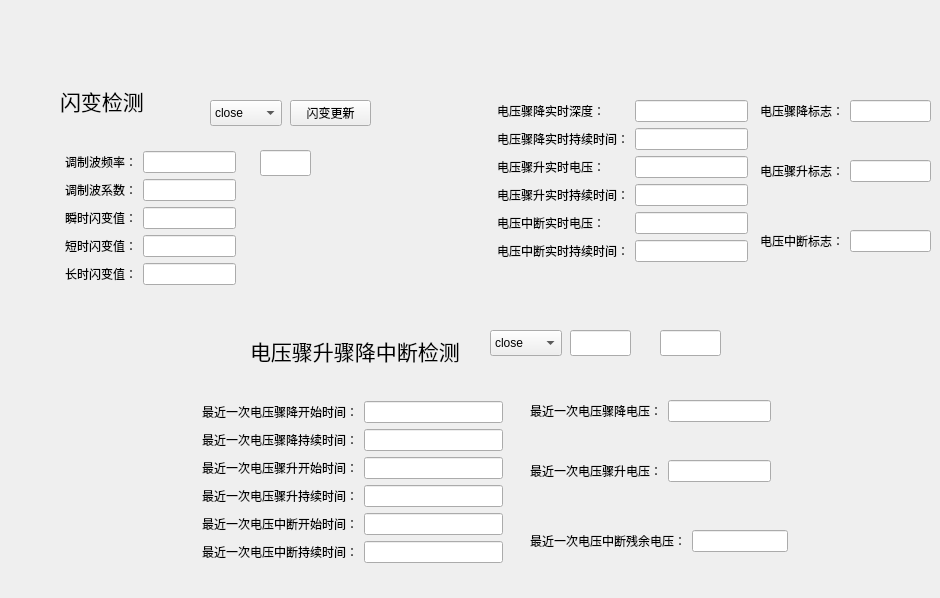
   <widget class="QWidget" name="tab_6">
    <attribute name="title">
     <string>C相其他量</string>
    </attribute>
    <widget class="QWidget" name="layoutWidget_48">
     <property name="geometry">
      <rect>
       <x>760</x>
       <y>160</y>
       <width>171</width>
       <height>31</height>
      </rect>
     </property>
     <layout class="QFormLayout" name="formLayout_26">
      <item row="0" column="1">
       <widget class="QLineEdit" name="C_V_Swell_Flag"/>
      </item>
      <item row="0" column="0">
       <widget class="QLabel" name="label_242">
        <property name="text">
         <string>电压骤升标志：</string>
        </property>
       </widget>
      </item>
     </layout>
    </widget>
    <widget class="QPushButton" name="C_flicker_updateButton">
     <property name="geometry">
      <rect>
       <x>290</x>
       <y>100</y>
       <width>81</width>
       <height>26</height>
      </rect>
     </property>
     <property name="text">
      <string>闪变更新</string>
     </property>
    </widget>
    <widget class="QWidget" name="layoutWidget_49">
     <property name="geometry">
      <rect>
       <x>497</x>
       <y>100</y>
       <width>251</width>
       <height>188</height>
      </rect>
     </property>
     <layout class="QFormLayout" name="formLayout_27">
      <item row="0" column="0">
       <widget class="QLabel" name="label_243">
        <property name="text">
         <string>电压骤降实时深度：</string>
        </property>
       </widget>
      </item>
      <item row="0" column="1">
       <widget class="QLineEdit" name="C_V_Dip_Depth"/>
      </item>
      <item row="1" column="0">
       <widget class="QLabel" name="label_244">
        <property name="text">
         <string>电压骤降实时持续时间：</string>
        </property>
       </widget>
      </item>
      <item row="1" column="1">
       <widget class="QLineEdit" name="C_V_Dip_Time"/>
      </item>
      <item row="2" column="0">
       <widget class="QLabel" name="label_245">
        <property name="text">
         <string>电压骤升实时电压：</string>
        </property>
       </widget>
      </item>
      <item row="2" column="1">
       <widget class="QLineEdit" name="C_V_Swell"/>
      </item>
      <item row="3" column="0">
       <widget class="QLabel" name="label_246">
        <property name="text">
         <string>电压骤升实时持续时间：</string>
        </property>
       </widget>
      </item>
      <item row="3" column="1">
       <widget class="QLineEdit" name="C_V_Swell_Time"/>
      </item>
      <item row="4" column="0">
       <widget class="QLabel" name="label_247">
        <property name="text">
         <string>电压中断实时电压：</string>
        </property>
       </widget>
      </item>
      <item row="4" column="1">
       <widget class="QLineEdit" name="C_V_Interrupt"/>
      </item>
      <item row="5" column="0">
       <widget class="QLabel" name="label_248">
        <property name="text">
         <string>电压中断实时持续时间：</string>
        </property>
       </widget>
      </item>
      <item row="5" column="1">
       <widget class="QLineEdit" name="C_V_Interrupt_Time"/>
      </item>
     </layout>
    </widget>
    <widget class="QWidget" name="layoutWidget_50">
     <property name="geometry">
      <rect>
       <x>530</x>
       <y>400</y>
       <width>241</width>
       <height>31</height>
      </rect>
     </property>
     <layout class="QFormLayout" name="formLayout_28">
      <item row="0" column="1">
       <widget class="QLineEdit" name="C_Last_V_Dip_Depth"/>
      </item>
      <item row="0" column="0">
       <widget class="QLabel" name="label_249">
        <property name="text">
         <string>最近一次电压骤降电压：</string>
        </property>
       </widget>
      </item>
     </layout>
    </widget>
    <widget class="QWidget" name="layoutWidget_51">
     <property name="geometry">
      <rect>
       <x>530</x>
       <y>530</y>
       <width>258</width>
       <height>31</height>
      </rect>
     </property>
     <layout class="QFormLayout" name="formLayout_29">
      <item row="0" column="1">
       <widget class="QLineEdit" name="C_Last_V_Interrupt"/>
      </item>
      <item row="0" column="0">
       <widget class="QLabel" name="label_250">
        <property name="text">
         <string>最近一次电压中断残余电压：</string>
        </property>
       </widget>
      </item>
     </layout>
    </widget>
    <widget class="QWidget" name="layoutWidget_52">
     <property name="geometry">
      <rect>
       <x>530</x>
       <y>460</y>
       <width>241</width>
       <height>31</height>
      </rect>
     </property>
     <layout class="QFormLayout" name="formLayout_30">
      <item row="0" column="1">
       <widget class="QLineEdit" name="C_Last_V_Swell"/>
      </item>
      <item row="0" column="0">
       <widget class="QLabel" name="label_251">
        <property name="text">
         <string>最近一次电压骤升电压：</string>
        </property>
       </widget>
      </item>
     </layout>
    </widget>
    <widget class="QComboBox" name="C_flicker_comboBox">
     <property name="geometry">
      <rect>
       <x>210</x>
       <y>100</y>
       <width>72</width>
       <height>26</height>
      </rect>
     </property>
     <item>
      <property name="text">
       <string>close</string>
      </property>
     </item>
     <item>
      <property name="text">
       <string>open</string>
      </property>
     </item>
    </widget>
    <widget class="QWidget" name="layoutWidget_53">
     <property name="geometry">
      <rect>
       <x>65</x>
       <y>151</y>
       <width>171</width>
       <height>156</height>
      </rect>
     </property>
     <layout class="QFormLayout" name="formLayout_31">
      <item row="0" column="0">
       <widget class="QLabel" name="label_252">
        <property name="text">
         <string>调制波频率：</string>
        </property>
       </widget>
      </item>
      <item row="0" column="1">
       <widget class="QLineEdit" name="C_tiaozhibo_f"/>
      </item>
      <item row="1" column="0">
       <widget class="QLabel" name="label_253">
        <property name="text">
         <string>调制波系数：</string>
        </property>
       </widget>
      </item>
      <item row="1" column="1">
       <widget class="QLineEdit" name="C_tiaozhibo_xishu"/>
      </item>
      <item row="2" column="0">
       <widget class="QLabel" name="label_254">
        <property name="text">
         <string>瞬时闪变值：</string>
        </property>
       </widget>
      </item>
      <item row="2" column="1">
       <widget class="QLineEdit" name="C_shunshishanbianzhi"/>
      </item>
      <item row="3" column="0">
       <widget class="QLabel" name="label_255">
        <property name="text">
         <string>短时闪变值：</string>
        </property>
       </widget>
      </item>
      <item row="3" column="1">
       <widget class="QLineEdit" name="C_duanshishanbianzhi"/>
      </item>
      <item row="4" column="0">
       <widget class="QLabel" name="label_256">
        <property name="text">
         <string>长时闪变值：</string>
        </property>
       </widget>
      </item>
      <item row="4" column="1">
       <widget class="QLineEdit" name="C_changshishanbianzhi"/>
      </item>
     </layout>
    </widget>
    <widget class="QWidget" name="layoutWidget_54">
     <property name="geometry">
      <rect>
       <x>760</x>
       <y>230</y>
       <width>171</width>
       <height>31</height>
      </rect>
     </property>
     <layout class="QFormLayout" name="formLayout_32">
      <item row="0" column="1">
       <widget class="QLineEdit" name="C_V_Interrupt_Flag"/>
      </item>
      <item row="0" column="0">
       <widget class="QLabel" name="label_257">
        <property name="text">
         <string>电压中断标志：</string>
        </property>
       </widget>
      </item>
     </layout>
    </widget>
    <widget class="QLineEdit" name="C_result_400">
     <property name="geometry">
      <rect>
       <x>570</x>
       <y>330</y>
       <width>61</width>
       <height>26</height>
      </rect>
     </property>
    </widget>
    <widget class="QComboBox" name="C_voltage_dipswellinterrupt_comboBox">
     <property name="geometry">
      <rect>
       <x>490</x>
       <y>330</y>
       <width>72</width>
       <height>26</height>
      </rect>
     </property>
     <item>
      <property name="text">
       <string>close</string>
      </property>
     </item>
     <item>
      <property name="text">
       <string>open</string>
      </property>
     </item>
    </widget>
    <widget class="QWidget" name="layoutWidget_55">
     <property name="geometry">
      <rect>
       <x>202</x>
       <y>401</y>
       <width>301</width>
       <height>188</height>
      </rect>
     </property>
     <layout class="QFormLayout" name="formLayout_33">
      <item row="0" column="0">
       <widget class="QLabel" name="label_258">
        <property name="text">
         <string>最近一次电压骤降开始时间：</string>
        </property>
       </widget>
      </item>
      <item row="0" column="1">
       <widget class="QLineEdit" name="C_V_Dip_StartTime"/>
      </item>
      <item row="1" column="0">
       <widget class="QLabel" name="label_259">
        <property name="text">
         <string>最近一次电压骤降持续时间：</string>
        </property>
       </widget>
      </item>
      <item row="1" column="1">
       <widget class="QLineEdit" name="C_V_Dip_LastTime"/>
      </item>
      <item row="2" column="0">
       <widget class="QLabel" name="label_260">
        <property name="text">
         <string>最近一次电压骤升开始时间：</string>
        </property>
       </widget>
      </item>
      <item row="2" column="1">
       <widget class="QLineEdit" name="C_V_Swell_StartTime"/>
      </item>
      <item row="3" column="0">
       <widget class="QLabel" name="label_261">
        <property name="text">
         <string>最近一次电压骤升持续时间：</string>
        </property>
       </widget>
      </item>
      <item row="3" column="1">
       <widget class="QLineEdit" name="C_V_Swell_LastTime"/>
      </item>
      <item row="4" column="0">
       <widget class="QLabel" name="label_262">
        <property name="text">
         <string>最近一次电压中断开始时间：</string>
        </property>
       </widget>
      </item>
      <item row="4" column="1">
       <widget class="QLineEdit" name="C_V_Interrupt_StartTime"/>
      </item>
      <item row="5" column="0">
       <widget class="QLabel" name="label_263">
        <property name="text">
         <string>最近一次电压中断持续时间：</string>
        </property>
       </widget>
      </item>
      <item row="5" column="1">
       <widget class="QLineEdit" name="C_V_Interrupt_LasttTime"/>
      </item>
     </layout>
    </widget>
    <widget class="QLineEdit" name="C_shanbianjisuancishu">
     <property name="geometry">
      <rect>
       <x>260</x>
       <y>150</y>
       <width>51</width>
       <height>26</height>
      </rect>
     </property>
    </widget>
    <widget class="QWidget" name="layoutWidget_56">
     <property name="geometry">
      <rect>
       <x>760</x>
       <y>100</y>
       <width>171</width>
       <height>31</height>
      </rect>
     </property>
     <layout class="QFormLayout" name="formLayout_34">
      <item row="0" column="1">
       <widget class="QLineEdit" name="C_V_Dip_Flag"/>
      </item>
      <item row="0" column="0">
       <widget class="QLabel" name="label_264">
        <property name="text">
         <string>电压骤降标志：</string>
        </property>
       </widget>
      </item>
     </layout>
    </widget>
    <widget class="QLineEdit" name="C_result_800">
     <property name="geometry">
      <rect>
       <x>660</x>
       <y>330</y>
       <width>61</width>
       <height>26</height>
      </rect>
     </property>
    </widget>
    <widget class="QLabel" name="label_130">
     <property name="geometry">
      <rect>
       <x>250</x>
       <y>330</y>
       <width>221</width>
       <height>41</height>
      </rect>
     </property>
     <property name="font">
      <font>
       <pointsize>16</pointsize>
      </font>
     </property>
     <property name="text">
      <string>电压骤升骤降中断检测</string>
     </property>
    </widget>
    <widget class="QLabel" name="label_269">
     <property name="geometry">
      <rect>
       <x>60</x>
       <y>80</y>
       <width>91</width>
       <height>41</height>
      </rect>
     </property>
     <property name="font">
      <font>
       <pointsize>16</pointsize>
      </font>
     </property>
     <property name="text">
      <string>闪变检测</string>
     </property>
    </widget>
   </widget>
